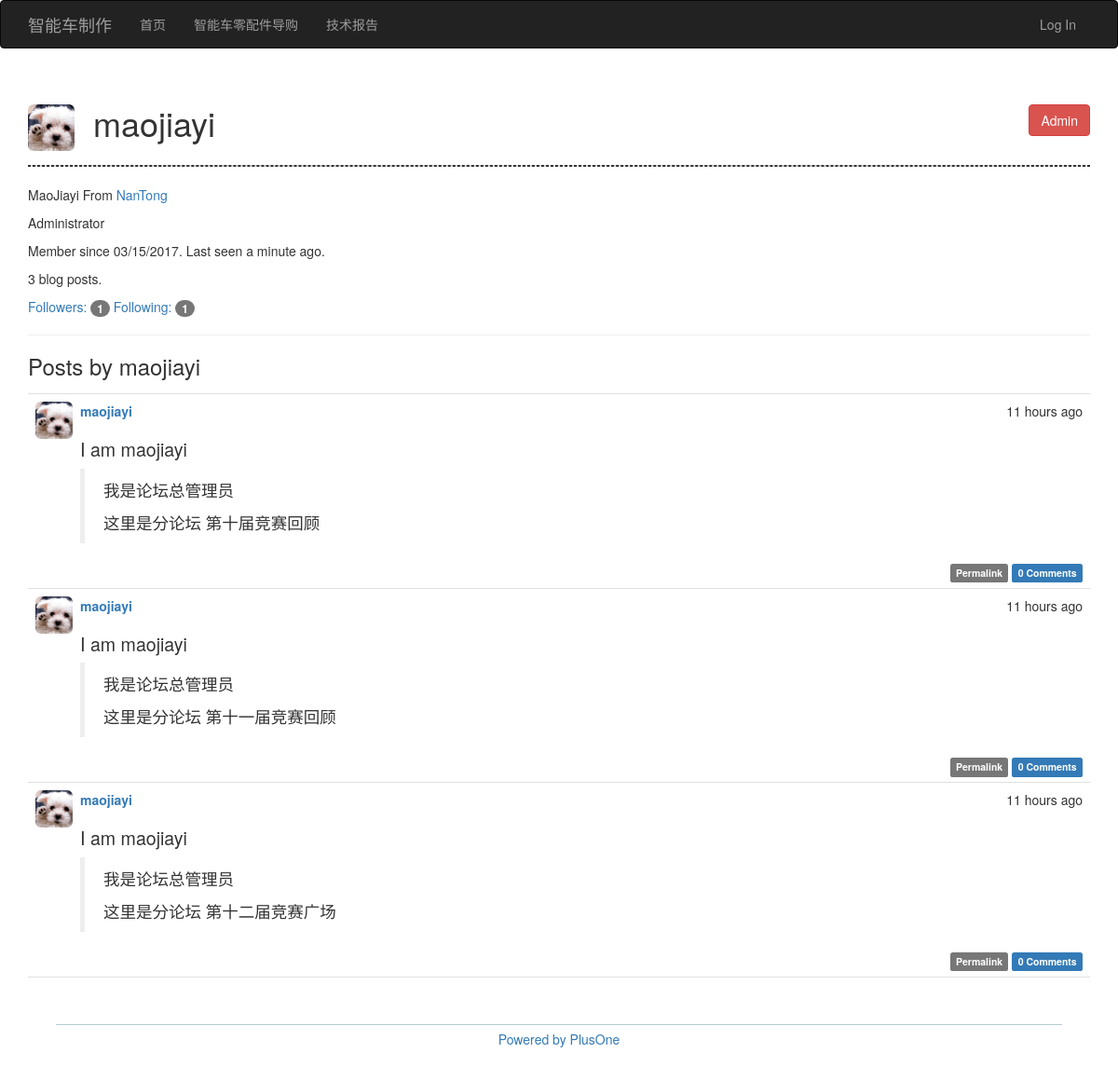
Page /user/maojiayi on the committed database.
### app/models.py (models this page shows, shortened)
class User(db.Model, UserMixin):
    __tablename__='users'
    id=db.Column(db.Integer, primary_key=True)
    username=db.Column(db.String(64), unique=True, index=True)
    role_id=db.Column(db.Integer, db.ForeignKey('roles.id'))
    password_hash=db.Column(db.String(128))
    email=db.Column(db.String(64), unique=True, index=True)
    confirmed=db.Column(db.Boolean, default=False)
    name=db.Column(db.String(64))
    location=db.Column(db.String(64))
    about_me=db.Column(db.Text())
    member_since=db.Column(db.DateTime(), default=datetime.utcnow())
    last_seen=db.Column(db.DateTime(), default=datetime.utcnow())
    posts=db.relationship('Post', backref='author', lazy='dynamic')
    forum_id=db.Column(db.Integer, db.ForeignKey('forums.id'))
    followed=db.relationship('Follow', foreign_keys=[Follow.follower_id], backref=db.backref('follower', lazy='joined'), lazy='dynamic', cascade='all, delete-orphan')
    followers=db.relationship('Follow', foreign_keys=[Follow.followed_id], backref=db.backref('followed', lazy='joined'), lazy='dynamic', cascade='all, delete-orphan')
    comments = db.relationship('Comment', backref='author', lazy='dynamic')
    def can(self, permissions):
        return self.role is not None and \
            (self.role.permissions & permissions)==permissions
    def is_administrator(self):
        return self.can(Permission.ADMINISTER)
    @property
    def password(self):
        raise AttributeError('password is not a readable attribute')

class Post(db.Model):
    __tablename__='posts'
    id=db.Column(db.Integer, primary_key=True)
    body=db.Column(db.Text)
    timestamp=db.Column(db.DateTime, index=True, default=datetime.utcnow)
    author_id=db.Column(db.Integer, db.ForeignKey('users.id'))
    body_html=db.Column(db.Text)
    forum_id=db.Column(db.Integer, db.ForeignKey('forums.id'))
    comments = db.relationship('Comment', backref='post', lazy='dynamic')

### app/main/views.py (the view)
@main.route('/user/<username>')
def user(username):
    user=User.query.filter_by(username=username).first()
    if user is None:
        abort(403)
    posts = user.posts.order_by(Post.timestamp.desc()).all()
    return render_template('user.html', user=user, posts=posts, subforum=None)

### app/auth/views.py (called while the page is built)
@auth.before_app_request
def before_request():
    if current_user.is_authenticated:
        current_user.ping()
        if not current_user.confirmed \
            and request.endpoint[:5]!='auth.':
            return redirect(url_for('auth.unconfirmed'))

### app/main/__init__.py (called while the page is built)
@main.app_context_processor
def inject_permissions():
    return dict(Permission=Permission)

### app/models.py (called while the page is built)
    def can(self, permissions):
        return False

    def is_administrator(self):
        return False

### app/templates/user.html (shortened to what this page needs)
{% extends "base.html" %}
{% block page_content %}
<div class="page-header">
    <div style="margin-bottom:25px;">
        <img class="img-rounded profile-thumbnail" src="../static/plusone.png" width="50" height="50" style="float:left;">
        <h1 style=" margin-left:70px">
            {{ user.username }}
            {% if user.is_administrator() %}
            <button class="btn btn-danger" style="float:right">Admin</button>
            {% elif user.subforum!=None %}
            <button class="btn btn-danger" style="float:right">Moderator of {{ user.subforum.name }}</button>
            {% endif %}
        </h1>
    </div>
    <hr style="border:1px dashed" color="#DDDDDD">
    {% if user.name or user.location %}
    <p>
        {% if user.name %}{{ user.name }}{% endif %}
        {% if user.location %}
            From <a href="http://maps.google.com/?q={{ user.location }}">
                {{ user.location }}
            </a>
        {% endif %}
    </p>
    {% endif %}
    {% if user.about_me %}<p>{{ user.about_me }}</p>{% endif %}
    <p>
        Member since {{ moment(user.member_since).format('L') }}.
        Last seen {{ moment(user.last_seen).fromNow() }}.
    </p>
    <p>{{ user.posts.count() }} blog posts.</p>
    <p>
    <a href="{{ url_for('.followers', username=user.username) }}">
        Followers: <span class="badge">{{ user.followers.count()-1 }}</span>
    </a>
    <a href="{{ url_for('.followed_by', username=user.username) }}">
        Following: <span class="badge">{{ user.followed.count()-1 }}</span>
    </a>
    </p>
</div>
<h3>Posts by {{ user.username }}</h3>
{% include '_posts.html' %}
{% endblock %}

### app/templates/_posts.html (shortened to what this page needs)
<ul class="posts">
    {% for post in posts %}
    <li class="post">
        <div class="post-thumbnail">
            <a href="{{ url_for('main.user', username=post.author.username) }}">
                <img class="img-rounded profile-thumbnail" src="../static/plusone.png" width="40" height="40">
            </a>
        </div>
        <div class="post-content">
            <div class="post-date">{{ moment(post.timestamp).fromNow() }}</div>
            <div class="post-author">
                <a href="{{ url_for('main.user', username=post.author.username) }}">
                {{ post.author.username }}
                </a>
            </div>
            <div class="post-body">
                {% if post.body_html %}
                    {{ post.body_html | safe }}
                {% else %}
                    {{ post.body }}
                {% endif %}
            </div>
            <div class="post-footer">
                <a href="{{ url_for('note.post', id=post.id) }}">
                    <span class="label label-default">Permalink</span>
                </a>
                <a href="{{ url_for('note.post', id=post.id) }}#comments">
                    <span class="label label-primary">
                        {{ post.comments.count() }} Comments
                    </span>
                </a>
            </div>
        </div>
    </li>
    {% endfor %}
</ul>

### app/static/styles.css (style rules this page uses)
.profile-thumbnail { position: absolute; }
ul.posts { list-style-type: none; padding: 0px; margin: 16px 0px 0px 0px; border-top: 1px solid #e0e0e0; }
ul.posts li.post { padding: 8px; border-bottom: 1px solid #e0e0e0; }
div.post-date { float: right; }
div.post-author { font-weight: bold; }
div.post-thumbnail { position: absolute; }
div.post-content { margin-left: 48px; min-height: 48px; }
div.post-footer { text-align: right; }
.post-body h1 { font-size: 140%; }

### rows in the picture
User: username "maojiayi", name "MaoJiayi", location "NanTong", about_me "Administrator", member_since "03/15/2017", last_seen "a minute ago"
Post: timestamp "11 hours ago", author.username "maojiayi", body_html "I am maojiayi 我是论坛总管理员 这里是分论坛 第十届竞赛回顾", comments.count "0"
Post: timestamp "11 hours ago", author.username "maojiayi", body_html "I am maojiayi 我是论坛总管理员 这里是分论坛 第十一届竞赛回顾", comments.count "0"
Post: timestamp "11 hours ago", author.username "maojiayi", body_html "I am maojiayi 我是论坛总管理员 这里是分论坛 第十二届竞赛广场", comments.count "0"

### other values in the picture
{{ user.posts.count() }} "3"
{{ user.followers.count()-1 }} "1"
{{ user.followed.count()-1 }} "1"
